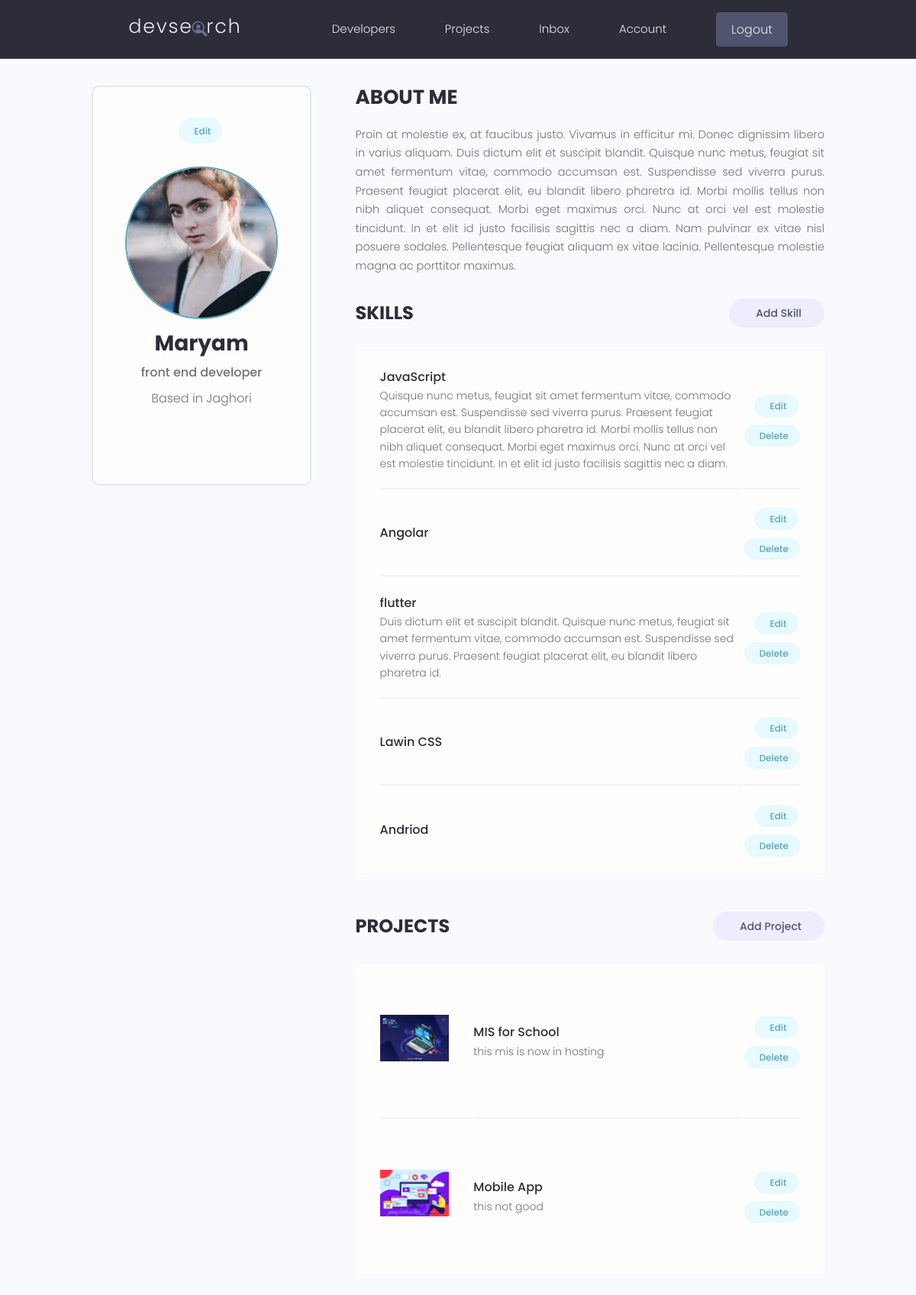
/account/ (signed in), run on the app's committed database.
### users/models.py (models this page shows, shortened)
class Profile(models.Model):
    user = models.OneToOneField(User, on_delete=models.CASCADE, null=True,blank=True)
    name  = models.CharField(max_length=200, blank=True, null=True)
    email = models.EmailField(max_length=500, null=True, blank=True)
    username = models.CharField(max_length=200, blank=True , null=True)
    location = models.CharField(max_length=200, blank=True , null=True)
    short_info = models.CharField(max_length=250, null=True, blank=True)
    bio = models.TextField(blank=True, null=True)
    profile_image = models.ImageField(null=True, blank=True, upload_to='profiles/', default='profiles/user-default.png')
    social_github = models.CharField(max_length=300, blank=True, null=True)
    social_twitter = models.CharField(max_length=300, blank=True, null=True)
    social_linkedin = models.CharField(max_length=300, blank=True, null=True)
    social_youtube = models.CharField(max_length=300, blank=True, null=True)
    social_website = models.CharField(max_length=300, blank=True, null=True)
    created_at = models.DateTimeField(auto_now_add=True)
    id = models.UUIDField(default=uuid.uuid4, unique=True, primary_key=True,editable=False)

class Skill(models.Model):
    owner = models.ForeignKey(Profile, on_delete=models.CASCADE , null= True, blank=True)
    name = models.CharField(max_length=250, null=True, blank=True)
    description = models.TextField(null=True, blank=True)
    created_at = models.DateTimeField(auto_now_add=True)
    id = models.UUIDField(default=uuid.uuid4, unique=True, primary_key=True,editable=False)

### projects/models.py (models this page shows, shortened)
class Project(models.Model):
    owner = models.ForeignKey(Profile, on_delete=models.SET_NULL, blank=True, null=True)
    title = models.CharField(max_length=200)
    description = models.TextField(null=True, blank=True)
    featured_image = models.ImageField(null=True, blank=True, default="default.jpg")
    demo_link = models.CharField(max_length=2000, null=True, blank=True)
    source_link = models.CharField(max_length=2000, null=True, blank=True)
    tags = models.ManyToManyField('Tag', blank=True)
    vote_total = models.IntegerField(default=0 ,null=True, blank=True)
    vote_ratio = models.IntegerField(default=0 ,null=True, blank=True)
    created_at = models.DateTimeField(auto_now_add=True)
    id = models.UUIDField(default=uuid.uuid4, unique=True, primary_key=True, editable=False)
    class Meta:
        ordering = ['-vote_ratio', '-vote_total','title']

### users/views.py (the view)
# urls.py: path('account/', views.userAccount, name='account'),
@login_required(login_url="login")
def userAccount(request):
    profile = request.user.profile
    skills = profile.skill_set.all()
    projects = profile.project_set.all()
    context = {
        'profile':profile,
        'skills':skills,
        'projects':projects
    }
    return render(request, 'users/account.html', context)

### users/templates/users/account.html (shortened to what this page needs)
{% extends 'main.html' %}
{% block content %}
  <main class="settingsPage profile my-md">
    <div class="container">
      <div class="layout">
        <div class="column column--1of3">
          <div class="card text-center">
            <div class="card__body dev">
              <a class="tag tag--pill tag--main settings__btn" href="{% url 'edit-account' %}"> Edit</a>
              <img class="avatar avatar--xl dev__avatar" src="{{ profile.profile_image.url }}" />
              <h2 class="dev__name">{{profile.name}}</h2>
              <p class="dev__title">{{profile.short_info}}</p>
              <p class="dev__location">Based in {{profile.location}}</p>
            </div>
          </div>
        </div>
        <div class="column column--2of3">
          <div class="devInfo">
            <h3 class="devInfo__title">About Me</h3>
            <p class="devInfo__about">{{profile.bio}}</p>
          </div>
          <div class="settings">
            <h3 class="settings__title">Skills</h3>
            <a class="tag tag--pill tag--sub settings__btn tag--lg" href="{% url 'create-skill' %}"> Add Skill</a>
          </div>
          <table class="settings__table">
            {% for skill in skills %}
            <tr>
              <td class="settings__tableInfo">
                <h4>{{skill.name}}</h4>
                <p>{{skill.description}}</p>
              </td>
              <td class="settings__tableActions">
                <a class="tag tag--pill tag--main settings__btn" href="{% url 'update-skill' skill.id %}"> Edit</a>
                <a class="tag tag--pill tag--main settings__btn" href="{% url 'delete-skill' skill.id %}?next=/account">
                  Delete</a>
              </td>
            </tr>
          {% endfor %}
          </table>
          <div class="settings">
            <h3 class="settings__title">Projects</h3>
            <a class="tag tag--pill tag--sub settings__btn tag--lg" href="{% url 'create-project' %}"> Add Project</a>
          </div>
          <table class="settings__table">
            {% for project in projects %}
            <tr>
              <td class="settings__thumbnail">
                <a href="{% url 'single-project' project.id %}"><img src="{{ project.featured_image.url }}" alt="Project Thumbnail" /></a>
              </td>
              <td class="settings__tableInfo">
                <a href="{% url 'single-project' project.id %}">{{project.title}}</a>
                <p>{{project.description|slice:"150"}}</p>
              </td>
              <td class="settings__tableActions">
                <a class="tag tag--pill tag--main settings__btn" href="{% url 'update-project' project.id %}"> Edit</a>
                <a class="tag tag--pill tag--main settings__btn" href="{% url 'delete-project' project.id %}?next=/account">
                  Delete</a>
              </td>
            </tr>
           {% endfor %}
          </table>
        </div>
      </div>
    </div>
  </main>
{% endblock content %}

### static/styles/app.css (style rules this page uses)
:root { --color-sub: #2d2d39; }
.card { border: 2px solid var(--color-light); }
img { width: 100%; }
.profile .card > .dev { padding: 4rem; }
.dev__avatar { display: block; margin: auto; }
.dev__name { color: var(--color-sub); font-size: 2.8rem; font-weight: 700; margin-top: 1rem; margin-bottom: 0.5rem; }
.dev__title { font-size: 1.6rem; font-weight: 500; line-height: 1.3; }
.dev__location { margin-top: 1rem; }
.devInfo { margin-bottom: 3rem; }
.devInfo__title, .devInfo__subtitle { font-size: 2.6rem; color: var(--color-sub); text-transform: uppercase; font-weight: 700; margin-bottom: 1.5rem; }
.devInfo__about, .devSkill__info { font-size: 1.45rem; line-height: 1.7; text-align: justify; }
.settingsPage .dev > .settings__btn { display: inline-block; margin-bottom: 3rem; }
.settings { display: flex; justify-content: space-between; align-items: center; }
.settings__title { font-size: 2.4rem; text-transform: uppercase; font-weight: 700; color: var(--color-sub); }
.settings__table { margin-top: 3rem; margin-bottom: 5rem; padding: 0 3rem; background: var(--color-white); }
.settings__table tr { width: 100%; }
.settings__table tr > td { padding: 2rem 0; }
.settings__table tr:not(:last-child) td { border-bottom: 2px solid var(--color-white-light); }
.settings__thumbnail { width: 23%; min-width: 10rem; }
.settings__thumbnail img { padding-right: 3rem; height: 15rem; object-fit: contain; }
.settings__tableInfo { width: 100%; }
.settings__tableInfo h4, .settings__tableInfo a { padding-right: 1rem; width: auto; font-size: 1.6rem; font-weight: 500; color: var(--color-sub); }
.settings__tableInfo p { font-size: 1.4rem; }
.settings__tableActions { text-align: right; }

### static/uikit/styles/modules/_variables.css (style rules this page uses)
:root { --color-main: #5aa5b9; --color-main-light: #e6faff; --color-sub: #3f4156; --color-sub-light: #51546e; --color-sub-lighter: #ededfd; --color-text: #737373; --color-gray: #8b8b8b; --color-light: #e5e7eb; --color-light-gray: #767676; --color-bg: #f8fafd; --color-white: #fffefd; --color-white-light: #f3f3f3; --color-success: #359e64; --color-success-bg: #def8e8; --color-error: #fc4b0b; --color-error-bg: #fff2ee; --font-base: 'Poppins', arial, helvetica, 'Segoe UI', roboto, ubuntu, sans-serif; --font-monospace: 'Fira Code', 'Courier New', courier, monospace; --font-regular: 300; --font-medium: 500; --font-bold: 700; --generic-shadow: 1px 1px 5px #00000010; --generic-transition: all 0.3s ease-in-out; }

### static/uikit/styles/modules/_base.css (style rules this page uses)
* { margin: 0; padding: 0; box-sizing: border-box; text-rendering: optimizeLegibility; color: inherit; font-size: inherit; }
html { font-size: 50%; }
@media only screen and (min-width: 480px) { html { font-size: 56.25%; } }
@media only screen and (min-width: 1200px) { html { font-size: 62.5%; } }
body { line-height: 1.6; font-weight: 400; font-size: 1.5rem; color: var(--color-text); background-color: var(--color-bg); min-height: 100vh; }

### static/uikit/styles/modules/_typography.css (style rules this page uses)
* { font-family: var(--font-base); }
h2 { font-size: 3.6rem; font-weight: var(--font-bold); }
h3 { font-size: 3.2rem; font-weight: var(--font-medium); }
h4 { font-size: 2.8rem; font-weight: var(--font-medium); }
p, span, strong { font-size: 1.6rem; color: var(--color-text); font-weight: var(--font-regular); }
a { padding-bottom: 2px; text-decoration: none; display: inline-block; color: var(--color-main); font-weight: var(--font-medium); }

### static/uikit/styles/modules/_utilities.css (style rules this page uses)
.container { width: 92%; max-width: 165rem; margin: 0 auto; box-sizing: border-box; }
@media screen and (min-width: 1000px) { .container { width: 90%; } }
@media screen and (min-width: 1200px) { .container { width: 80%; } }
.text-center { text-align: center; }
.my-md { margin: 3rem auto; }

### static/uikit/styles/modules/_avatar.css (style rules this page uses)
.avatar { border-radius: 50%; border: 2px solid var(--color-main); object-fit: cover; }
.avatar--xl { height: 20rem; width: 20rem; }

### static/uikit/styles/modules/_card.css (style rules this page uses)
.card { border-radius: 1rem; background-color: var(--color-white); border: 1.5px solid var(--color-light); width: auto; height: auto; margin-top: 0.5rem; margin-bottom: 0.5rem; overflow: hidden; }
.card__body, .card__header { padding: 2rem 2.5rem; }

### static/uikit/styles/modules/_layout.css (style rules this page uses)
.layout { display: flex; flex-flow: row wrap; justify-content: space-between; }
.layout > .column { margin-bottom: 3rem; }
.layout > .column.column--1of3 { flex-basis: 30%; }
.layout > .column.column--2of3 { flex-basis: 64%; }

### data on the page
Profile: profile_image (picture), name "Maryam", short_info "front end developer", location "Jaghori", bio "Proin at molestie ex, at faucibus justo. Vivamus in efficitur mi. Donec dignissim libero in varius aliquam. Duis dictum elit et suscipit blandit. Quisque nunc metus, feugiat sit amet fermentum vitae, commodo accumsan est. Suspendisse sed viverra purus. Praesent feugiat placerat elit, eu blandit libero pharetra id. Morbi mollis tellus non nibh aliquet consequat. Morbi eget maximus orci. Nunc at orci vel est molestie tincidunt. In et elit id justo facilisis sagittis nec a diam. Nam pulvinar ex vitae nisl posuere sodales. Pellentesque feugiat aliquam ex vitae lacinia. Pellentesque molestie magna ac porttitor maximus."
Skill: name "JavaScript", description "Quisque nunc metus, feugiat sit amet fermentum vitae, commodo accumsan est. Suspendisse sed viverra purus. Praesent feugiat placerat elit, eu blandit libero pharetra id. Morbi mollis tellus non nibh aliquet consequat. Morbi eget maximus orci. Nunc at orci vel est molestie tincidunt. In et elit id justo facilisis sagittis nec a diam."
Skill: name "Angolar"
Skill: name "flutter", description "Duis dictum elit et suscipit blandit. Quisque nunc metus, feugiat sit amet fermentum vitae, commodo accumsan est. Suspendisse sed viverra purus. Praesent feugiat placerat elit, eu blandit libero pharetra id."
Skill: name "Lawin CSS"
Skill: name "Andriod"
Project: featured_image (picture), title "MIS for School", description "this mis is now in hosting"
Project: featured_image (picture), title "Mobile App", description "this not good"
